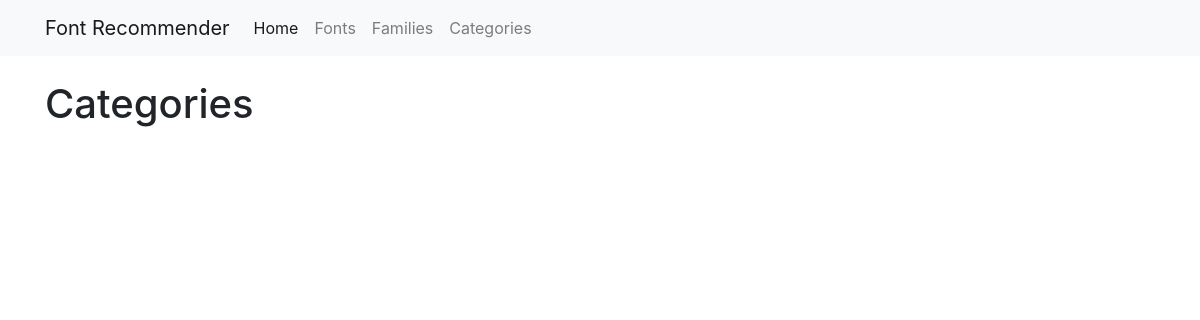
/categories/, run on an earlier commit of the app's database.
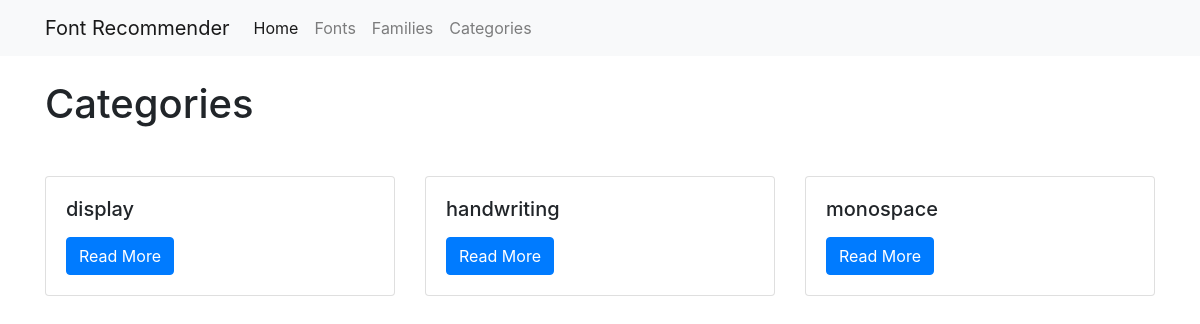
And on a later commit of the database.
### categories/models.py (models this page shows, shortened)
class Category(models.Model):
    name = models.CharField(max_length=255, default=None, primary_key=True)
    class Meta:
        verbose_name_plural = 'Categories'

### categories/views.py (the view)
# urls.py: path('categories/', include('categories.urls')),
def categories(request):
    categories = Category.objects.all().order_by('name')
    context = {
        'categories': categories
    }
    return render(request, 'categories.html', context)

### categories/templates/categories.html (shortened to what this page needs)
{% extends "base.html" %}
{% load static %}
{% block page_content %}
<h1>Categories</h1>
<div class="row">
{% for category in categories %}
    <div class="col-md-4">
        <div class="card mb-2">
            <div class="card-body">
                <h5 class="card-title">{{ category.name }}</h5>
                <a href="{% url 'font_category' category.pk %}"
                   class="btn btn-primary">
                    Read More
                </a>
            </div>
        </div>
    </div>
    {% endfor %}
</div>
{% endblock %}

### backend/templates/base.html (shortened to what this page needs)
{% load static %}
<link rel="stylesheet" href="https://stackpath.bootstrapcdn.com/bootstrap/4.1.3/css/bootstrap.min.css">
<link rel="stylesheet" type="text/css" href="https://cdn.datatables.net/1.10.20/css/jquery.dataTables.css">
<link rel="stylesheet" href="{% static 'css/index.css' %}">
<nav class="navbar navbar-expand-lg navbar-light bg-light">
    <div class="container">
        <a class="navbar-brand" href="{% url 'index' %}">Font Recommender</a>
        <div class="collapse navbar-collapse" id="navbarSupportedContent">
          <ul class="navbar-nav mr-auto">
            <li class="nav-item active">
              <a class="nav-link" href="{% url 'index' %}">Home</a>
            </li>
            <li class="nav-item">
              <a class="nav-link" href="{% url 'fonts' %}">Fonts</a>
            </li>
            <li class="nav-item">
              <a class="nav-link" href="{% url 'families' %}">Families</a>
            </li>
            <li class="nav-item">
              <a class="nav-link" href="{% url 'categories' %}">Categories</a>
            </li>
          </ul>
        </div>
    </div>
</nav>
<div class="container">
    {% block page_content %}{% endblock %}
</div>

### static/backend/css/index.css (style rules this page uses)
h1, h4, p .texteditor { padding-bottom: 1em; }

What changed in the data, as far as the page shows it:
added Category: name "display"
added Category: name "handwriting"
added Category: name "monospace"
